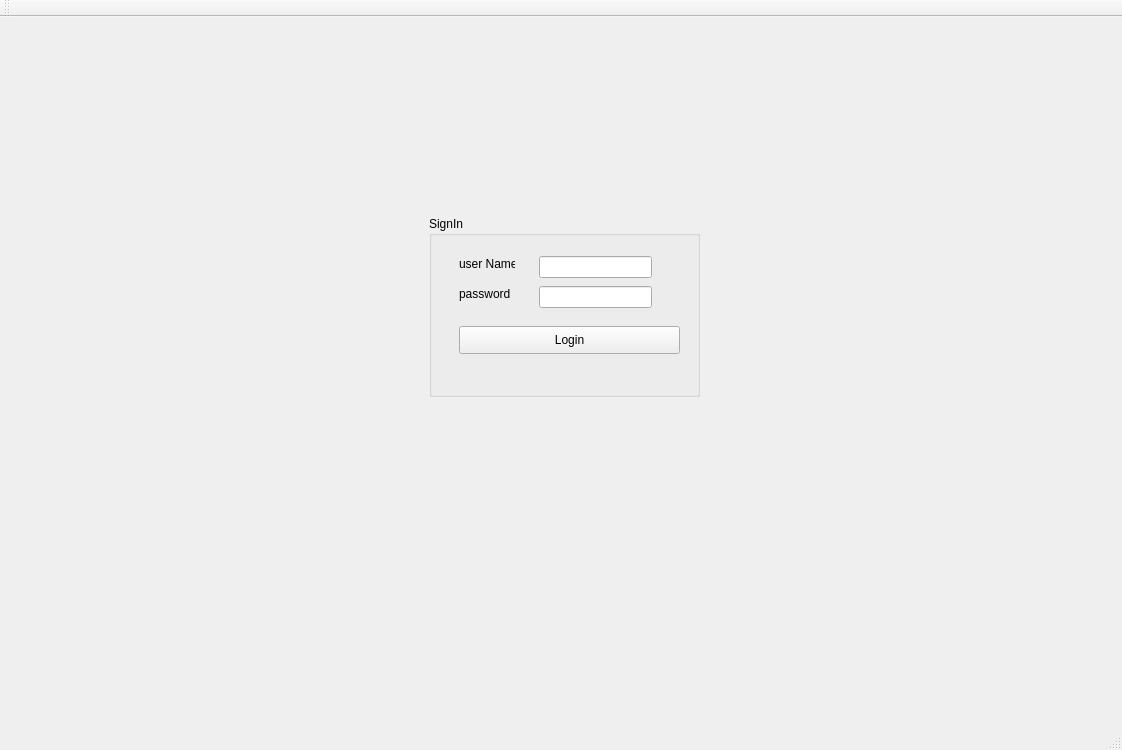
<?xml version="1.0" encoding="UTF-8"?>
<ui version="4.0">
 <class>MainWindow</class>
 <widget class="QMainWindow" name="MainWindow">
  <property name="geometry">
   <rect>
    <x>0</x>
    <y>0</y>
    <width>1122</width>
    <height>750</height>
   </rect>
  </property>
  <property name="windowTitle">
   <string>Gestion des Clients</string>
  </property>
  <widget class="QWidget" name="centralWidget">
   <widget class="QStackedWidget" name="stackedWidget">
    <property name="geometry">
     <rect>
      <x>49</x>
      <y>39</y>
      <width>991</width>
      <height>621</height>
     </rect>
    </property>
    <property name="currentIndex">
     <number>0</number>
    </property>
    <widget class="QWidget" name="login">
     <widget class="QGroupBox" name="groupBox_2">
      <property name="geometry">
       <rect>
        <x>380</x>
        <y>160</y>
        <width>271</width>
        <height>181</height>
       </rect>
      </property>
      <property name="title">
       <string>SignIn</string>
      </property>
      <widget class="QLabel" name="label_12">
       <property name="geometry">
        <rect>
         <x>30</x>
         <y>40</y>
         <width>56</width>
         <height>16</height>
        </rect>
       </property>
       <property name="text">
        <string>user Name</string>
       </property>
      </widget>
      <widget class="QLineEdit" name="user">
       <property name="geometry">
        <rect>
         <x>110</x>
         <y>40</y>
         <width>113</width>
         <height>22</height>
        </rect>
       </property>
      </widget>
      <widget class="QLabel" name="label_13">
       <property name="geometry">
        <rect>
         <x>30</x>
         <y>70</y>
         <width>56</width>
         <height>16</height>
        </rect>
       </property>
       <property name="text">
        <string>password</string>
       </property>
      </widget>
      <widget class="QLineEdit" name="pass">
       <property name="geometry">
        <rect>
         <x>110</x>
         <y>70</y>
         <width>113</width>
         <height>22</height>
        </rect>
       </property>
      </widget>
      <widget class="QPushButton" name="pb_login">
       <property name="geometry">
        <rect>
         <x>30</x>
         <y>110</y>
         <width>221</width>
         <height>28</height>
        </rect>
       </property>
       <property name="text">
        <string>Login</string>
       </property>
      </widget>
     </widget>
    </widget>
    <widget class="QWidget" name="mainmenu">
     <widget class="QTabWidget" name="tabWidget">
      <property name="geometry">
       <rect>
        <x>0</x>
        <y>0</y>
        <width>1071</width>
        <height>491</height>
       </rect>
      </property>
      <property name="currentIndex">
       <number>0</number>
      </property>
      <widget class="QWidget" name="tab">
       <attribute name="title">
        <string>Ajouter un employee</string>
       </attribute>
       <widget class="QGroupBox" name="groupBox">
        <property name="geometry">
         <rect>
          <x>270</x>
          <y>50</y>
          <width>471</width>
          <height>361</height>
         </rect>
        </property>
        <property name="title">
         <string>Ajout</string>
        </property>
        <widget class="QLabel" name="label">
         <property name="geometry">
          <rect>
           <x>30</x>
           <y>60</y>
           <width>56</width>
           <height>16</height>
          </rect>
         </property>
         <property name="text">
          <string>Nom</string>
         </property>
        </widget>
        <widget class="QLabel" name="label_2">
         <property name="geometry">
          <rect>
           <x>30</x>
           <y>110</y>
           <width>56</width>
           <height>16</height>
          </rect>
         </property>
         <property name="text">
          <string>Prenom</string>
         </property>
        </widget>
        <widget class="QLabel" name="label_3">
         <property name="geometry">
          <rect>
           <x>30</x>
           <y>160</y>
           <width>56</width>
           <height>16</height>
          </rect>
         </property>
         <property name="text">
          <string>Cin</string>
         </property>
        </widget>
        <widget class="QLineEdit" name="le_nom">
         <property name="geometry">
          <rect>
           <x>150</x>
           <y>60</y>
           <width>113</width>
           <height>22</height>
          </rect>
         </property>
        </widget>
        <widget class="QLineEdit" name="le_prenom">
         <property name="geometry">
          <rect>
           <x>150</x>
           <y>110</y>
           <width>113</width>
           <height>22</height>
          </rect>
         </property>
        </widget>
        <widget class="QLineEdit" name="le_cin">
         <property name="geometry">
          <rect>
           <x>150</x>
           <y>160</y>
           <width>113</width>
           <height>22</height>
          </rect>
         </property>
        </widget>
        <widget class="QLabel" name="label_4">
         <property name="geometry">
          <rect>
           <x>30</x>
           <y>210</y>
           <width>61</width>
           <height>16</height>
          </rect>
         </property>
         <property name="text">
          <string>Identifiant</string>
         </property>
        </widget>
        <widget class="QLabel" name="label_5">
         <property name="geometry">
          <rect>
           <x>30</x>
           <y>260</y>
           <width>56</width>
           <height>16</height>
          </rect>
         </property>
         <property name="text">
          <string>Tache</string>
         </property>
        </widget>
        <widget class="QLineEdit" name="le_id">
         <property name="geometry">
          <rect>
           <x>150</x>
           <y>210</y>
           <width>113</width>
           <height>22</height>
          </rect>
         </property>
        </widget>
        <widget class="QLineEdit" name="le_tache">
         <property name="geometry">
          <rect>
           <x>150</x>
           <y>260</y>
           <width>113</width>
           <height>22</height>
          </rect>
         </property>
        </widget>
        <widget class="QPushButton" name="pb_ajouter">
         <property name="geometry">
          <rect>
           <x>330</x>
           <y>140</y>
           <width>93</width>
           <height>28</height>
          </rect>
         </property>
         <property name="text">
          <string>Ajouter</string>
         </property>
        </widget>
        <widget class="QLineEdit" name="le_age">
         <property name="geometry">
          <rect>
           <x>150</x>
           <y>310</y>
           <width>113</width>
           <height>22</height>
          </rect>
         </property>
        </widget>
        <widget class="QLabel" name="label_6">
         <property name="geometry">
          <rect>
           <x>30</x>
           <y>310</y>
           <width>56</width>
           <height>16</height>
          </rect>
         </property>
         <property name="text">
          <string>age</string>
         </property>
        </widget>
       </widget>
      </widget>
      <widget class="QWidget" name="tab_2">
       <attribute name="title">
        <string>Afficher les employee</string>
       </attribute>
       <widget class="QTableView" name="tab_employee">
        <property name="geometry">
         <rect>
          <x>20</x>
          <y>20</y>
          <width>591</width>
          <height>281</height>
         </rect>
        </property>
       </widget>
       <widget class="QLabel" name="label_14">
        <property name="geometry">
         <rect>
          <x>630</x>
          <y>30</y>
          <width>101</width>
          <height>20</height>
         </rect>
        </property>
        <property name="text">
         <string>   Nom</string>
        </property>
       </widget>
       <widget class="QLabel" name="label_15">
        <property name="geometry">
         <rect>
          <x>630</x>
          <y>70</y>
          <width>121</width>
          <height>20</height>
         </rect>
        </property>
        <property name="text">
         <string>   Prenom</string>
        </property>
       </widget>
       <widget class="QLabel" name="label_16">
        <property name="geometry">
         <rect>
          <x>630</x>
          <y>120</y>
          <width>91</width>
          <height>20</height>
         </rect>
        </property>
        <property name="text">
         <string>    Cin</string>
        </property>
       </widget>
       <widget class="QLabel" name="label_17">
        <property name="geometry">
         <rect>
          <x>630</x>
          <y>210</y>
          <width>121</width>
          <height>20</height>
         </rect>
        </property>
        <property name="text">
         <string> Identifiant</string>
        </property>
       </widget>
       <widget class="QLabel" name="label_18">
        <property name="geometry">
         <rect>
          <x>630</x>
          <y>160</y>
          <width>91</width>
          <height>20</height>
         </rect>
        </property>
        <property name="text">
         <string> Tache</string>
        </property>
       </widget>
       <widget class="QLineEdit" name="nv_nom">
        <property name="geometry">
         <rect>
          <x>740</x>
          <y>30</y>
          <width>113</width>
          <height>22</height>
         </rect>
        </property>
       </widget>
       <widget class="QLineEdit" name="nv_prenom">
        <property name="geometry">
         <rect>
          <x>740</x>
          <y>70</y>
          <width>113</width>
          <height>22</height>
         </rect>
        </property>
       </widget>
       <widget class="QLineEdit" name="nv_tache">
        <property name="geometry">
         <rect>
          <x>740</x>
          <y>160</y>
          <width>113</width>
          <height>22</height>
         </rect>
        </property>
       </widget>
       <widget class="QLineEdit" name="nv_cin">
        <property name="geometry">
         <rect>
          <x>740</x>
          <y>120</y>
          <width>113</width>
          <height>22</height>
         </rect>
        </property>
       </widget>
       <widget class="QLineEdit" name="nv_id">
        <property name="geometry">
         <rect>
          <x>740</x>
          <y>210</y>
          <width>113</width>
          <height>22</height>
         </rect>
        </property>
       </widget>
       <widget class="QPushButton" name="pb_modifier">
        <property name="geometry">
         <rect>
          <x>910</x>
          <y>110</y>
          <width>93</width>
          <height>28</height>
         </rect>
        </property>
        <property name="text">
         <string>Modifier</string>
        </property>
       </widget>
       <widget class="QPushButton" name="pb_supprimer">
        <property name="geometry">
         <rect>
          <x>910</x>
          <y>180</y>
          <width>93</width>
          <height>28</height>
         </rect>
        </property>
        <property name="text">
         <string>supprimer</string>
        </property>
       </widget>
       <widget class="QLineEdit" name="cin_rech">
        <property name="geometry">
         <rect>
          <x>160</x>
          <y>330</y>
          <width>113</width>
          <height>22</height>
         </rect>
        </property>
       </widget>
       <widget class="QPushButton" name="pb_rech">
        <property name="geometry">
         <rect>
          <x>20</x>
          <y>330</y>
          <width>111</width>
          <height>28</height>
         </rect>
        </property>
        <property name="text">
         <string>rechercher par cin</string>
        </property>
       </widget>
       <widget class="QPushButton" name="pb_tri">
        <property name="geometry">
         <rect>
          <x>20</x>
          <y>390</y>
          <width>93</width>
          <height>28</height>
         </rect>
        </property>
        <property name="text">
         <string>trier</string>
        </property>
       </widget>
       <widget class="QPushButton" name="pb_stat">
        <property name="geometry">
         <rect>
          <x>160</x>
          <y>390</y>
          <width>93</width>
          <height>28</height>
         </rect>
        </property>
        <property name="text">
         <string>statistique</string>
        </property>
       </widget>
       <widget class="QLabel" name="label_7">
        <property name="geometry">
         <rect>
          <x>630</x>
          <y>260</y>
          <width>61</width>
          <height>20</height>
         </rect>
        </property>
        <property name="text">
         <string>age</string>
        </property>
       </widget>
       <widget class="QLineEdit" name="nv_age">
        <property name="geometry">
         <rect>
          <x>740</x>
          <y>260</y>
          <width>113</width>
          <height>22</height>
         </rect>
        </property>
       </widget>
       <widget class="QComboBox" name="comboBox">
        <property name="geometry">
         <rect>
          <x>30</x>
          <y>431</y>
          <width>81</width>
          <height>21</height>
         </rect>
        </property>
        <item>
         <property name="text">
          <string>par nom</string>
         </property>
        </item>
        <item>
         <property name="text">
          <string>par prenom</string>
         </property>
        </item>
        <item>
         <property name="text">
          <string>par age</string>
         </property>
        </item>
       </widget>
      </widget>
      <widget class="QWidget" name="tab_3">
       <attribute name="title">
        <string>chat </string>
       </attribute>
       <widget class="QPushButton" name="pb_server">
        <property name="geometry">
         <rect>
          <x>40</x>
          <y>20</y>
          <width>141</width>
          <height>28</height>
         </rect>
        </property>
        <property name="text">
         <string>lancer le serveur</string>
        </property>
       </widget>
       <widget class="QLabel" name="label_8">
        <property name="geometry">
         <rect>
          <x>10</x>
          <y>330</y>
          <width>51</width>
          <height>23</height>
         </rect>
        </property>
        <property name="text">
         <string>Message</string>
        </property>
       </widget>
       <widget class="QPushButton" name="pb_envoyer">
        <property name="geometry">
         <rect>
          <x>350</x>
          <y>330</y>
          <width>61</width>
          <height>23</height>
         </rect>
        </property>
        <property name="text">
         <string>Envoyer</string>
        </property>
       </widget>
       <widget class="QPushButton" name="pb_connecter">
        <property name="geometry">
         <rect>
          <x>410</x>
          <y>330</y>
          <width>71</width>
          <height>23</height>
         </rect>
        </property>
        <property name="text">
         <string>Connecter</string>
        </property>
       </widget>
       <widget class="QLabel" name="label_9">
        <property name="geometry">
         <rect>
          <x>10</x>
          <y>70</y>
          <width>61</width>
          <height>19</height>
         </rect>
        </property>
        <property name="text">
         <string>Nickname</string>
        </property>
       </widget>
       <widget class="QLineEdit" name="le_nickname">
        <property name="geometry">
         <rect>
          <x>70</x>
          <y>70</y>
          <width>411</width>
          <height>19</height>
         </rect>
        </property>
       </widget>
       <widget class="QLineEdit" name="le_message">
        <property name="geometry">
         <rect>
          <x>60</x>
          <y>330</y>
          <width>291</width>
          <height>19</height>
         </rect>
        </property>
       </widget>
       <widget class="QTextEdit" name="textEdit">
        <property name="geometry">
         <rect>
          <x>10</x>
          <y>100</y>
          <width>471</width>
          <height>222</height>
         </rect>
        </property>
       </widget>
       <widget class="QLabel" name="label_10">
        <property name="geometry">
         <rect>
          <x>500</x>
          <y>330</y>
          <width>51</width>
          <height>23</height>
         </rect>
        </property>
        <property name="text">
         <string>Message</string>
        </property>
       </widget>
       <widget class="QPushButton" name="pb_envoyer_2">
        <property name="geometry">
         <rect>
          <x>850</x>
          <y>330</y>
          <width>61</width>
          <height>23</height>
         </rect>
        </property>
        <property name="text">
         <string>Envoyer</string>
        </property>
       </widget>
       <widget class="QPushButton" name="pb_connecter_2">
        <property name="geometry">
         <rect>
          <x>910</x>
          <y>330</y>
          <width>71</width>
          <height>23</height>
         </rect>
        </property>
        <property name="text">
         <string>Connecter</string>
        </property>
       </widget>
       <widget class="QLabel" name="label_11">
        <property name="geometry">
         <rect>
          <x>500</x>
          <y>70</y>
          <width>61</width>
          <height>19</height>
         </rect>
        </property>
        <property name="text">
         <string>Nickname</string>
        </property>
       </widget>
       <widget class="QLineEdit" name="le_nickname_2">
        <property name="geometry">
         <rect>
          <x>560</x>
          <y>70</y>
          <width>411</width>
          <height>20</height>
         </rect>
        </property>
       </widget>
       <widget class="QLineEdit" name="le_message_2">
        <property name="geometry">
         <rect>
          <x>550</x>
          <y>330</y>
          <width>301</width>
          <height>20</height>
         </rect>
        </property>
       </widget>
       <widget class="QTextEdit" name="textEdit_2">
        <property name="geometry">
         <rect>
          <x>500</x>
          <y>100</y>
          <width>471</width>
          <height>222</height>
         </rect>
        </property>
       </widget>
      </widget>
     </widget>
    </widget>
   </widget>
  </widget>
  <widget class="QMenuBar" name="menuBar">
   <property name="geometry">
    <rect>
     <x>0</x>
     <y>0</y>
     <width>1122</width>
     <height>26</height>
    </rect>
   </property>
  </widget>
  <widget class="QToolBar" name="mainToolBar">
   <attribute name="toolBarArea">
    <enum>TopToolBarArea</enum>
   </attribute>
   <attribute name="toolBarBreak">
    <bool>false</bool>
   </attribute>
  </widget>
  <widget class="QStatusBar" name="statusBar"/>
 </widget>
 <layoutdefault spacing="6" margin="11"/>
 <resources/>
 <connections/>
</ui>
